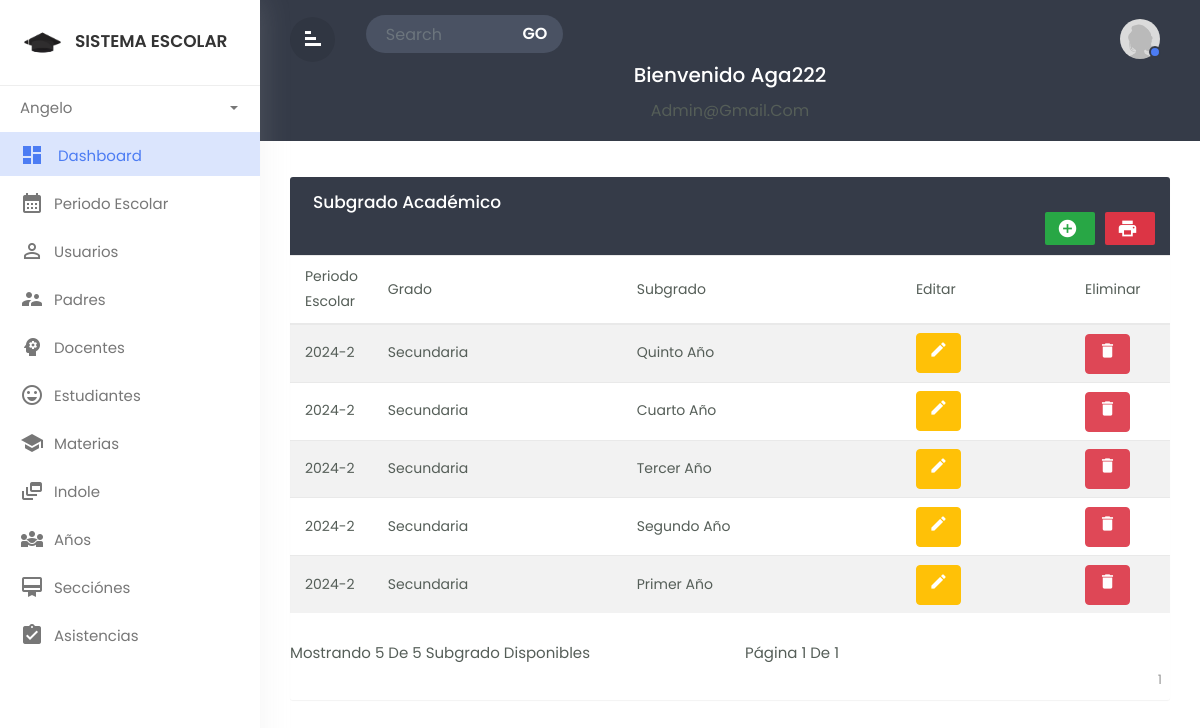
/dashboard/Views/subgrade/mostrar.php (signed in), run on the app's committed database.
### tables this page shows
CREATE TABLE `subgrade` (
  `idsub` int(11) NOT NULL,
  `nomsub` varchar(50) NOT NULL,
  `iddeg` int(11) NOT NULL,
  `fere` timestamp NOT NULL DEFAULT current_timestamp() ON UPDATE current_timestamp()
);

CREATE TABLE `degree` (
  `iddeg` int(11) NOT NULL,
  `idper` int(11) NOT NULL,
  `nomgra` varchar(25) NOT NULL,
  `fere` timestamp NOT NULL DEFAULT current_timestamp() ON UPDATE current_timestamp()
);

### dashboard/Views/subgrade/mostrar.php (the view, shortened to what this page needs)
<?php include("../header.php") ?>
            <div class="main-content">
              <div class="row">
                <div class="col-md-12">
                <div class="table-wrapper">
    <div class="table-title">
      <div class="row">
        <div class="col-sm-6 p-0 d-flex justify-content-lg-start justify-content-center">
          <h2 class="ml-lg-2">Subgrado académico</h2>
        </div>
        <div class="col-sm-12 p-0 d-flex justify-content-lg-end justify-content-center">
          <a href="#addEmployeeModal" class="btn btn-success" data-toggle="modal">
          <i class="material-icons">&#xE147;</i> </a>
          <a href="plantilla.php" class="btn btn-danger">
          <i class="material-icons">print</i> </a>
        </div>
      </div>
    </div>
    <?php
 require '../../Config/config.php';
  $productosPorPagina = 5;
        $pagina = 1;
        $limit = $productosPorPagina;
        $offset = ($pagina - 1) * $productosPorPagina;
        $sentencia = $connect->query("SELECT subgrade.idsub, degree.iddeg, degree.nomgra, subgrade.nomsub, subgrade.fere, GROUP_CONCAT(period.idper, '..', period.numperi, '..' SEPARATOR '__') AS period, count(*) AS conteo  FROM subgrade INNER JOIN degree ON subgrade.iddeg = degree.iddeg INNER JOIN period ON period.idper = degree.idper;");
    $conteo = $sentencia->fetchObject()->conteo;
    $paginas = ceil($conteo / $productosPorPagina);
    $sentencia = $connect->prepare("SELECT subgrade.idsub, degree.iddeg, degree.nomgra, subgrade.nomsub, subgrade.fere, GROUP_CONCAT(period.idper, '..', period.numperi, '..' SEPARATOR '__') AS period, count(*) AS conteo  FROM subgrade INNER JOIN degree ON subgrade.iddeg = degree.iddeg INNER JOIN period ON period.idper = degree.idper  GROUP BY subgrade.idsub DESC LIMIT ? OFFSET ?");
    $sentencia->execute([$limit, $offset]);
    $productos = $sentencia->fetchAll(PDO::FETCH_OBJ);
       ?>
    <table class="table table-striped table-hover" id="myTable">
      <thead>
        <tr>
          <th>Periodo escolar</th>
          <th>Grado</th>
          <th>Subgrado</th>
          <th>Editar</th>
          <th>Eliminar</th>
        </tr>
      </thead>
      <tbody>
          <?php foreach($productos as $producto){ ?>
            <tr>
                 <?php foreach(explode("__", $producto->period) as $periodoConcatenados){
                                $period = explode("..", $periodoConcatenados)
                                ?>
                               <td><?php echo $period[1] ?></td>
                <?php } ?>
               <td><?php echo $producto->nomgra ?></td>
               <td><?php echo $producto->nomsub ?></td>
               <td>
<form method='POST' action='<?php $_SERVER['PHP_SELF'] ?>'>
<button name='editar' class='btn btn-warning text-white'><i class='material-icons' data-toggle='tooltip' title='Edit'>&#xE254;</i></button>
</form>
               </td>
               <td>
<form  onsubmit="return confirm('Realmente desea eliminar el registro?');" method='POST' action='<?php $_SERVER['PHP_SELF'] ?>'>
<button name='eliminar' class='btn btn-danger text-white' ><i class='material-icons'  title='Delete'>&#xE872;</i></button>
</form>
               </td>
            </tr>
            <?php } ?>
      </tbody>
    </table>
    <nav aria-label="Page navigation example">
            <div class="row">
                <div class="col-xs-12 col-sm-6">
                    <p>Mostrando <?php echo $productosPorPagina ?> de <?php echo $conteo ?> subgrado  disponibles</p>
                </div>
                <div class="col-xs-12 col-sm-6">
                    <p>Página <?php echo $pagina ?> de <?php echo $paginas ?> </p>
                </div>
            </div>
            <ul class="pagination">
                <?php for ($x = 1; $x <= $paginas; $x++) { ?>
                    <li class="<?php if ($x == $pagina) echo "active" ?>">
                        <a href="./mostrar.php?pagina=<?php echo $x ?>">
                            <?php echo $x ?></a>
                    </li>
                <?php } ?>
            </ul>
        </nav>
  </div>
</div>
</div>
        </div>
</div>
</div>
  </body>
  </html>

### dashboard/Assets/css/custom.css (style rules this page uses)
body,html { line-height:1.8; font-family:'Poppins',sans-serif; color:#555e58; text-transform:capitalize; font-weight:400; margin:0px; padding:0px; }
.material-icons { font-family: 'Material Icons'; font-weight: normal; font-style: normal; font-size: 24px; display: inline-block; line-height: 1; text-transform: none; letter-spacing: normal; word-wrap: normal; white-space: nowrap; direction: ltr; -webkit-font-smoothing: antialiased; text-rendering: optimizeLegibility; -moz-osx-font-smoothing: grayscale; font-feature-settings: 'liga'; }
p { font-size:15px; margin:12px 0 0; line-height:24px; }
a { color:#333; font-weight:400; }
button { cursor:pointer; }
ul,ol { padding:0px; margin:0px; list-style:none; }
a,a:hover,a:focus { color:#333; text-decoration:none; transition:all 0.3s; }
.main-content { padding:30px 30px 0px 30px; }
.table-wrapper { background-color: #fff; margin:6px 0px 40px 0px; width: 100%; overflow: auto; border-radius: 3px; box-shadow: 0 1px 1px rgb(0 0 0 / 5%); }
.table-title { background:#353b48; color:#fff; position:sticky; top:0; width:100%; left:0; padding:10px 30px; border-radius:0px 0px 0 0; }
.table-title h2 { margin:5px 0 0; font-size:17px; }
.table-title .btn { color:#fff; float:right; font-size:13px; border:none; min-width:50px; border-radius:2px; border:none; outline:none!important; margin-left:10px; }
.table-title .btn i { float:left; font-size:21px; margin-right:5px; }
table.table tr th, table.table tr td { border-color:#e9e9e9; padding:8px 15px; font-size:14px; font-weight: 400; vertical-align:middle; }
table.table tr th:first-child { width:60px; }
table.table tr th:last-child { width:100px; }
table.table td:last-child { opacity:0.9; font-size:22px; margin:0px 5px; }
table.table td i { font-size:19px; }
.pagination { float:right; margin:0 0 5px; }
.pagination li a { border:none; font-size:13px; min-width:30px; min-height:30px; color:#999; margin:0 2px; line-height:30px; border-radius:2px!important; text-align:center; padding:0 6px; }

### data on the page
subgrade: period "2024-2", iddeg.nomgra "Secundaria", nomsub "Quinto Año"
subgrade: period "2024-2", iddeg.nomgra "Secundaria", nomsub "Cuarto Año"
subgrade: period "2024-2", iddeg.nomgra "Secundaria", nomsub "Tercer Año"
subgrade: period "2024-2", iddeg.nomgra "Secundaria", nomsub "Segundo Año"
subgrade: period "2024-2", iddeg.nomgra "Secundaria", nomsub "Primer Año"

### other printed values
$_SESSION['nombre'] "Angelo"
$_SESSION['usuario'] "Aga222"
$_SESSION['correo'] "Admin@gmail.com"
$productosPorPagina "5"
$conteo "5"
$pagina "1"
$paginas "1"
